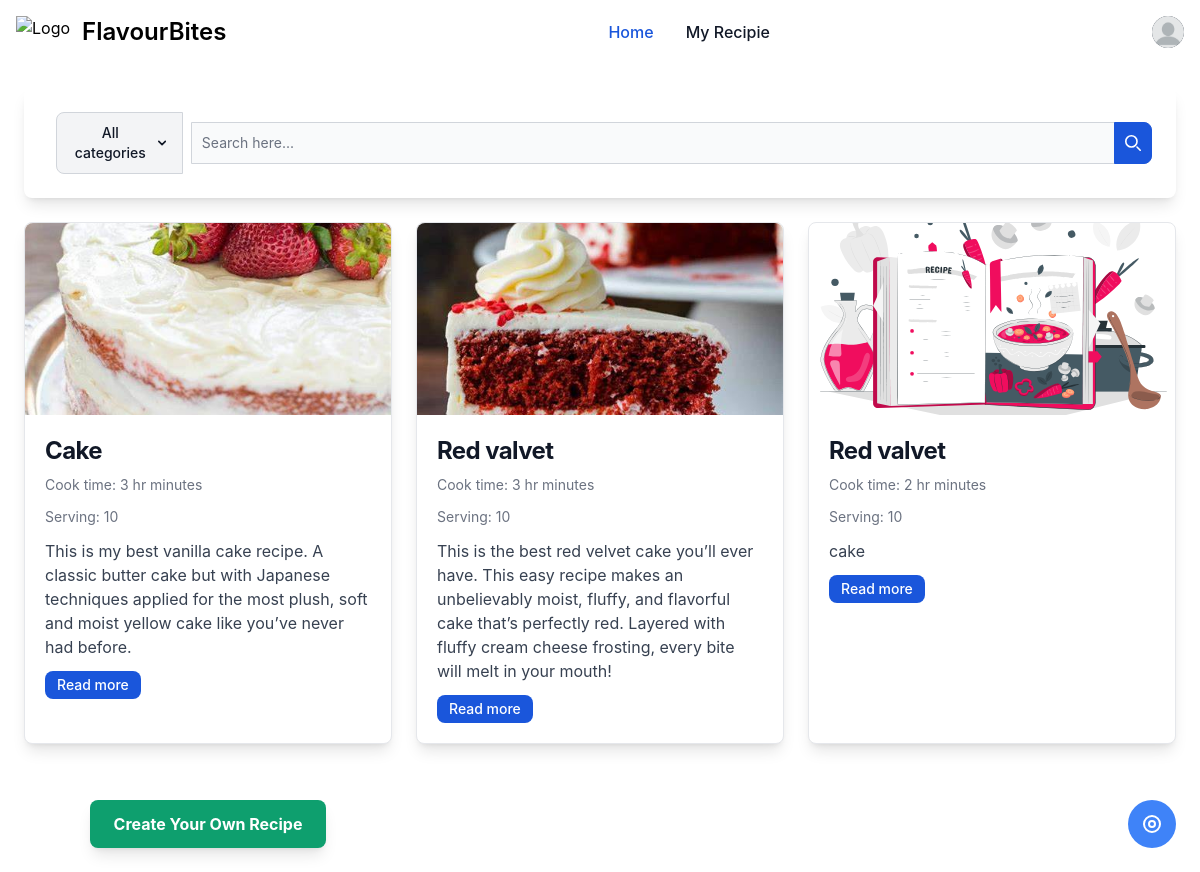
Screenshot of /recipe/?query=&category=11 (signed in) with the database file from the repository.
### user_profile/models.py (models this page shows, shortened)
class Profile(models.Model):
    MALE='M'
    FEMALE='F'
    OTHERS='O'
    GENDER_choices=[
        (MALE,'Male'),
        (FEMALE,'Female'),
        (OTHERS,'Others'),
    ]
    user=models.OneToOneField(User,on_delete=models.CASCADE)
    image=models.ImageField(upload_to='profile_images',default='default_profile_image.jpg')
    gender=models.CharField(max_length=20,choices=GENDER_choices,default=OTHERS)

### recipe/models.py (models this page shows, shortened)
class Recipe(models.Model):
    category = models.ForeignKey(Category,on_delete=models.CASCADE,related_name='category')
    created_by = models.ForeignKey(User,on_delete=models.CASCADE,related_name='created_by')
    name = models.CharField(max_length=100)
    image = models.ImageField(upload_to='receipe_image',default='default_recipe_image.svg',blank=True,null=True)
    description=models.TextField()
    cook_time = models.CharField(max_length=100)
    serving = models.CharField(max_length=100)
    created_at = models.DateTimeField(auto_now_add=True)
    updated_at =models.DateTimeField(auto_now=True)

### recipe/views.py (the view)
# urls.py: path('',views.view_recipes,name="view_recipes"),
@login_required
def view_recipes(request):
    query=request.GET.get('query','')
    category_id = request.GET.get('category',0)
    categories = Category.objects.all()
    recipes = Recipe.objects.all()
    if category_id :
       recipes = recipes.filter(category_id=category_id)
    if query:
        recipes = recipes.filter(Q(name__icontains = query) | Q(description__icontains = query))
    return render(request,'recipe/view_recipes.html',{
      'title':'Recipe',
      'recipes':recipes,
      'categories': categories,
    })

### recipe/templates/recipe/view_recipes.html (shortened to what this page needs)
{% extends 'core/base.html' %}
{% load static %}
{% block content %}
<div class="max-w-screen-xl mx-auto p-6">
    <div class="bg-white p-6 rounded-lg shadow-lg">
        <form method="get" action="{% url 'recipe:view_recipes' %}">
            <div class="flex items-center space-x-2">
                <div class="relative">
                    <button id="dropdown-button" data-dropdown-toggle="dropdown" class="z-10 inline-flex items-center py-2.5 px-4 text-sm font-medium text-center text-gray-900 bg-gray-100 border border-gray-300 rounded-l-lg hover:bg-gray-200 focus:ring-4 focus:outline-none focus:ring-gray-100 dark:bg-gray-700 dark:hover:bg-gray-600 dark:focus:ring-gray-700 dark:text-white dark:border-gray-600" type="button">
                        All categories
                        <svg class="w-2.5 h-2.5 ml-2.5" aria-hidden="true" xmlns="http://www.w3.org/2000/svg" fill="none" viewBox="0 0 10 6">
                            <path stroke="currentColor" stroke-linecap="round" stroke-linejoin="round" stroke-width="2" d="m1 1 4 4 4-4"/>
                        </svg>
                    </button>
                </div>
                <div class="relative w-full">
                    <input type="search" id="search-dropdown" name="query" value="{{ query }}" class="block p-2.5 w-full z-20 text-sm text-gray-900 bg-gray-50 rounded-r-lg border-l-gray-100 border-l-2 border border-gray-300 focus:ring-blue-500 focus:border-blue-500 dark:bg-gray-700 dark:border-l-gray-700 dark:border-gray-600 dark:placeholder-gray-400 dark:text-white dark:focus:border-blue-500" placeholder="Search here..." required />
                    <button type="submit" class="absolute top-0 right-0 p-2.5 text-sm font-medium h-full text-white bg-blue-700 rounded-r-lg border border-blue-700 hover:bg-blue-800 focus:ring-4 focus:outline-none focus:ring-blue-300 dark:bg-blue-600 dark:hover:bg-blue-700 dark:focus:ring-blue-800">
                        <svg class="w-4 h-4" aria-hidden="true" xmlns="http://www.w3.org/2000/svg" fill="none" viewBox="0 0 20 20">
                            <path stroke="currentColor" stroke-linecap="round" stroke-linejoin="round" stroke-width="2" d="m19 19-4-4m0-7A7 7 0 1 1 1 8a7 7 0 0 1 14 0Z"/>
                        </svg>
                    </button>
                </div>
            </div>
        </form>
    </div>
    <div class="mt-6 grid grid-cols-1 sm:grid-cols-2 lg:grid-cols-3 gap-6">
        {% if recipes %}
            {% for recipe in recipes %}
                <div class="bg-white border border-gray-200 rounded-lg shadow-lg hover:shadow-xl transition-shadow duration-300">
                    <a href="{% url 'recipe:recipe_detail' recipe_primary_key=recipe.pk %}">
                        <img class="rounded-t-lg w-full h-48 object-cover" src="{{ recipe.image.url }}" alt="{{ recipe.name }}" />
                    </a>
                    <div class="p-5">
                        <a href="#">
                            <h5 class="mb-2 text-2xl font-bold tracking-tight text-gray-900 dark:text-white">{{ recipe.name }}</h5>
                        </a>
                        <p class="mb-3 text-sm text-gray-500 dark:text-gray-400">Cook time: {{ recipe.cook_time }} minutes</p>
                        <p class="mb-3 text-sm text-gray-500 dark:text-gray-400">Serving: {{ recipe.serving }}</p>
                        <p class="mb-3 text-gray-700 dark:text-gray-400">{{ recipe.description }}</p>
                        <a href="{% url 'recipe:recipe_detail' recipe_primary_key=recipe.pk %}" class="inline-block text-sm font-medium text-center text-white bg-blue-700 rounded-lg py-1 px-3 hover:bg-blue-800 focus:ring-4 focus:outline-none focus:ring-blue-300 transition-colors duration-300">
                            Read more
                        </a>
                    </div>
                </div>
            {% endfor %}
        {% endif %}
        <div class="flex justify-center mt-8">
            <button onclick="createOwnRecipe()" class="bg-green-500 hover:bg-green-700 text-white font-bold py-3 px-6 rounded-lg shadow-lg focus:outline-none focus:ring-4 focus:ring-green-300">
                Create Your Own Recipe
            </button>
        </div>
    </div>
</div>
<button id="toggle-chatbot-btn" class="fixed bottom-6 right-6 bg-blue-500 text-white rounded-full w-12 h-12 flex items-center justify-center hover:bg-blue-600 focus:outline-none focus:bg-blue-600 transition-colors duration-300">
</button>
{% endblock %}

### core/templates/core/base.html (shortened to what this page needs)
<!DOCTYPE html>
<html lang="en">
<head>
    <link href="https://cdnjs.cloudflare.com/ajax/libs/flowbite/2.3.0/flowbite.min.css"  rel="stylesheet" />
</head>
<body>
    {% if request.user.is_authenticated %}
        <nav class="bg-white border-gray-200 dark:bg-gray-900">
            <div class="max-w-screen-xl flex flex-wrap items-center justify-between mx-auto p-4">
            <a href="" class="flex items-center space-x-3 rtl:space-x-reverse">
                <img src="https://flowbite.com/docs/images/logo.svg" class="h-8" alt="Logo" />
                <span class="self-center text-2xl font-semibold whitespace-nowrap dark:text-white">FlavourBites</span>
            </a>
            <div class="flex items-center md:order-2 space-x-3 md:space-x-0 rtl:space-x-reverse">
                <button type="button" class="flex text-sm bg-gray-800 rounded-full md:me-0 focus:ring-4 focus:ring-gray-300 dark:focus:ring-gray-600" id="user-menu-button" aria-expanded="false" data-dropdown-toggle="user-dropdown" data-dropdown-placement="bottom">
                <img class="w-8 h-8 rounded-full" src="{{ request.user.profile.image.url}}" alt="{{request.user.first_name}}{{request.user.last_name}}photo">
                </button>
            </div>
            <div class="items-center justify-between hidden w-full md:flex md:w-auto md:order-1" id="navbar-user">
            <ul class="flex flex-col font-medium p-4 md:p-0 mt-4 border border-gray-100 rounded-lg bg-gray-50 md:space-x-8 rtl:space-x-reverse md:flex-row md:mt-0 md:border-0 md:bg-white dark:bg-gray-800 md:dark:bg-gray-900 dark:border-gray-700">
                <li>
                <a href="{% url 'recipe:view_recipes' %}" class="block py-2 px-3 text-white bg-blue-700 rounded md:bg-transparent md:text-blue-700 md:p-0 md:dark:text-blue-500" aria-current="page">Home</a>
                </li>
                <li>
                <a href="{% url 'recipe:view_user_recipes' %}" class="block py-2 px-3 text-gray-900 rounded hover:bg-gray-100 md:hover:bg-transparent md:hover:text-blue-700 md:p-0 dark:text-white md:dark:hover:text-blue-500 dark:hover:bg-gray-700 dark:hover:text-white md:dark:hover:bg-transparent dark:border-gray-700">My Recipie</a>
                </li>
            </ul>
            </div>
            </div>
        </nav>
    {% endif %}
    {% block content %}
    {% endblock %}
</body>
</html>

### rows the page displays
Recipe: image (picture), name "Cake", cook_time "3 hr", serving "10", description "This is my best vanilla cake recipe. A classic butter cake but with Japanese techniques applied for the most plush, soft and moist yellow cake like you’ve never had before."
Recipe: image (picture), name "Red valvet", cook_time "3 hr", serving "10", description "This is the best red velvet cake you’ll ever have. This easy recipe makes an unbelievably moist, fluffy, and flavorful cake that’s perfectly red. Layered with fluffy cream cheese frosting, every bite will melt in your mouth!"
Recipe: image (placeholder picture), name "Red valvet", cook_time "2 hr", serving "10", description "cake"
